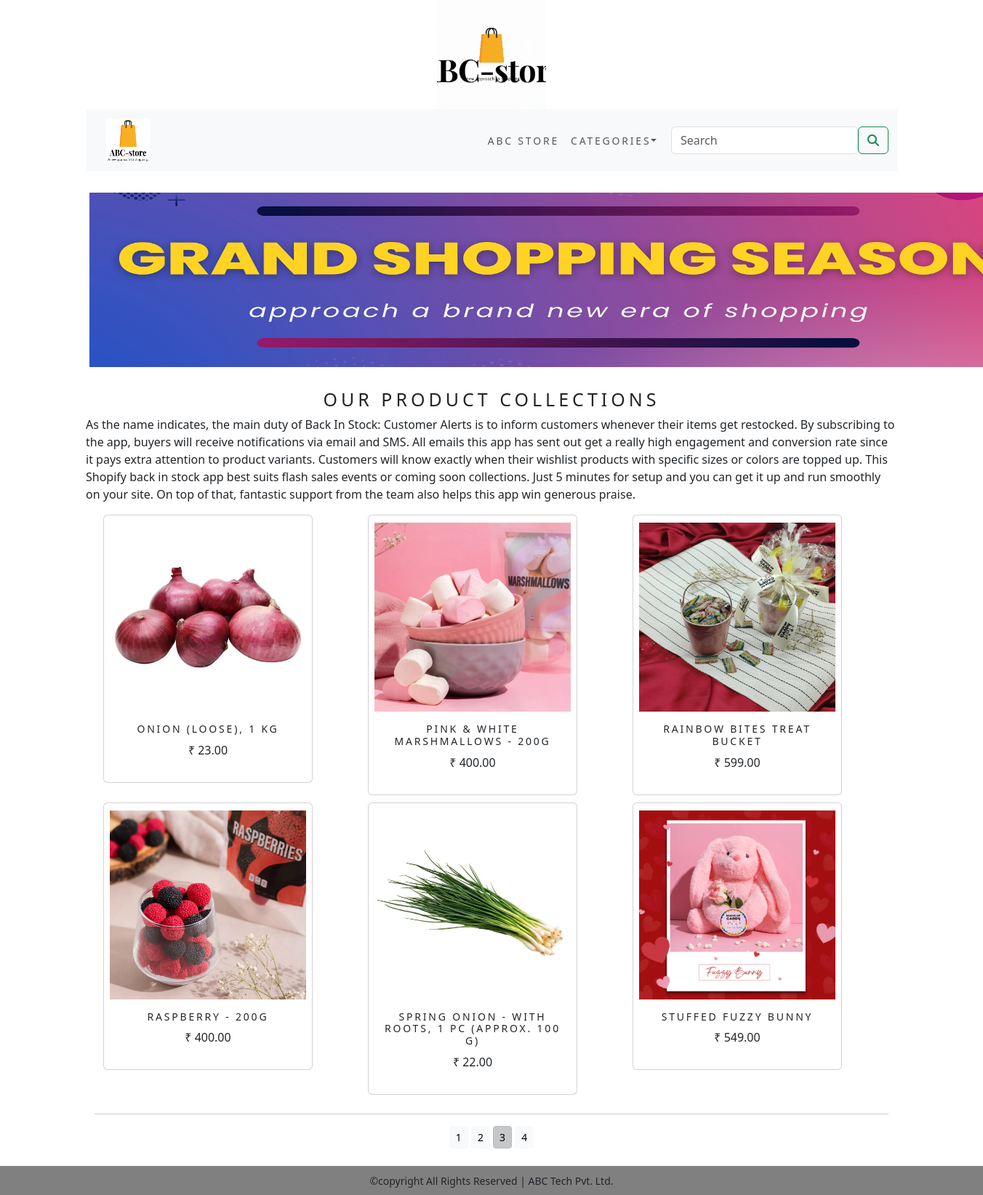
/?page=3, run on the app's committed database.
### shop/models.py (models this page shows, shortened)
class Product(models.Model):
    name=models.CharField(max_length=150,unique=True)
    slug=models.SlugField(max_length=150, unique=True)
    description=models.TextField(blank=True)
    price=models.DecimalField(max_digits=10,decimal_places=2)
    category=models.ForeignKey(Category,on_delete=models.CASCADE)
    image=models.ImageField(upload_to='product',blank=True)
    stock=models.IntegerField()
    available=models.BooleanField(default=True)
    created=models.DateTimeField(auto_now_add=True)
    updated=models.DateTimeField(auto_now=True)
    def get_url(self):
        return reverse('shop:prodCatdetail',args=[self.category.slug,self.slug])
    class Meta:
        ordering = ('name',)
        verbose_name = 'product'
        verbose_name_plural = 'products'

### shop/views.py (the view)
# urls.py: path('',views.allProductCat,name='allProductCat'),
def allProductCat(request, c_slug=None):
    c_page = None
    products_list = None
    if c_slug != None:
        c_page = get_object_or_404(Category, slug=c_slug)
        products_list = Product.objects.all().filter(category=c_page, available=True)
    else:
        products_list = Product.objects.all().filter(available=True)
    paginator = Paginator(products_list, 6)
    try:
        page = int(request.GET.get('page', '1'))
    except:
        page = 1
    try:
        products = paginator.page(page)
    except (EmptyPage, InvalidPage):
        products = paginator.page(paginator.num_pages)
    return render(request, "category.html", {'category': c_page, 'products': products})

### cart/context_processors.py (called while the page is built)
def counter(request):
    item_count=0
    if 'admin' in request.path:
        return{}
    else:
        try:
            cart=Cart.objects.filter(cart_id= _cart_id(request))
            cart_items=CartItem.objects.all().filter(cart=cart[:1])
            for cart_item in cart_items:
                item_count += cart_item.quantity
        except Cart.DoesNotExist:
            item_count=0
    return dict(item_count=item_count)

### cart/views.py (called while the page is built)
def _cart_id(request):
    cart = request.session.session_key
    if not cart:
        cart = request.session.create()
    return cart

### shop/context_processors.py (called while the page is built)
def menu_links(request):
    links=Category.objects.all()
    return dict(links=links)

### shop/models.py (called while the page is built)
    def get_url(self):
        return reverse('shop:products_by_category',args=[self.slug])

### templates/category.html (shortened to what this page needs)
{% extends 'base.html' %}
{% load static %}
{% block content %}
<div>
    {% if category %}
    <div class="mx-auto">
        <img class="my_image" src="{{category.image.url}}" alt="{{category.name}}">
    </div>
    <br>
    <div>
        <h1 class="text-center my_title">{{category.name}}</h1>
        <p class="text-justify">{{category.description}}</p>
    </div>
    {% else %}
    <div>
    <img class="my_image my_image_padding" style="width:1300px;height:250px;" src="{% static 'img/banner.png' %}" alt="Our Products">
    </div>
    <br>
    <div>
        <h1 class="text-center my_title" style="font-size:25px;">Our Product Collections</h1>
        <p class="text-justify">As the name indicates, the main duty of Back In Stock: Customer Alerts is to inform customers whenever their items get restocked. By subscribing to the app, buyers will receive notifications via email and SMS.
All emails this app has sent out get a really high engagement and conversion rate since it pays extra attention to product variants. Customers will know exactly when their wishlist products with specific sizes or colors are topped up.
This Shopify back in stock app best suits flash sales events or coming soon collections. Just 5 minutes for setup and you can get it up and run smoothly on your site.
On top of that, fantastic support from the team also helps this app win generous praise.</p>
    </div>
    {% endif %}
</div>
<div>
    <div>
        <div class="container">
            <div class="row mx-auto">
                {% for product in products.object_list %}
                <div class="my_bottom_margin col-9 col-sm-12 col-md-4 col-lg-4">
                    <div class="card text-center" style="width:18rem;">
                      <a href="{{product.get_url}}"><img class="card-img-top my_image" style="width:270px;height:270px;padding-top:10px;" src="{{product.image.url}}" alt="{{product.name}}"> </a>
                        <div class="card-body">
                         <h4>{{product.name}}</h4>
                         <p> ₹ {{product.price}}</p>
                      </div>
                    </div>
                </div>
                {% endfor %}
            </div>
            <div class="mx-auto">
                {% if products.paginator.num_pages > 1 %}
                <hr>
                <div class="text-center">
                    {% for pg in products.paginator.page_range %}
                    <a href="?page={{pg}}" class="btn btn-light btn-sm {% if products.number == pg %} active {% endif %}">{{pg}}</a>
                    {% endfor %}
                </div>
                {% endif %}
            </div>
            <br>
        </div>
    </div>
</div>
{% endblock %}

### Static/css/custom.css (style rules this page uses)
body { font-family:Roboto Condensed; }
.my_image { width:100%; height:auto; }
.my_title { font-size:16px; text-transform:uppercase; letter-spacing:0.2em; }
.my_image_padding { padding:5px; }
.my_bottom_margin { margin-bottom:10px; }
.card-body h4 { font-size:14px; text-transform:uppercase; letter-spacing:0.2em; }

### data on the page
Product: image (picture), name "ONION (LOOSE), 1 KG", price "23.00"
Product: image (picture), name "PINK & WHITE MARSHMALLOWS - 200G", price "400.00"
Product: image (picture), name "RAINBOW BITES TREAT BUCKET", price "599.00"
Product: image (picture), name "RASPBERRY - 200G", price "400.00"
Product: image (picture), name "SPRING ONION - WITH ROOTS, 1 PC (APPROX. 100 G)", price "22.00"
Product: image (picture), name "STUFFED FUZZY BUNNY", price "549.00"

### other printed values
{{ pg }} "1" "2" "3" "4"
